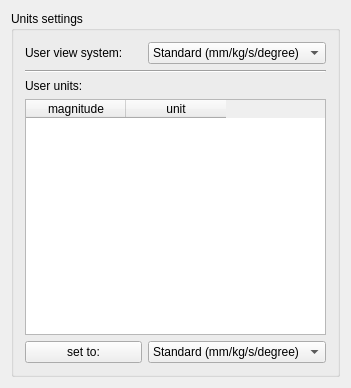
<?xml version="1.0" encoding="UTF-8"?>
<ui version="4.0">
 <class>Gui::Dialog::DlgSettingsUnits</class>
 <widget class="QWidget" name="Gui::Dialog::DlgSettingsUnits">
  <property name="geometry">
   <rect>
    <x>0</x>
    <y>0</y>
    <width>351</width>
    <height>388</height>
   </rect>
  </property>
  <property name="windowTitle">
   <string>Units</string>
  </property>
  <layout class="QVBoxLayout" name="verticalLayout_2">
   <item>
    <widget class="QGroupBox" name="GroupBox6">
     <property name="title">
      <string>Units settings</string>
     </property>
     <layout class="QVBoxLayout" name="verticalLayout">
      <item>
       <layout class="QHBoxLayout" name="horizontalLayout">
        <item>
         <widget class="QLabel" name="label">
          <property name="text">
           <string>User view system:</string>
          </property>
         </widget>
        </item>
        <item>
         <widget class="QComboBox" name="comboBox_ViewSystem">
          <item>
           <property name="text">
            <string>Standard (mm/kg/s/degree)</string>
           </property>
          </item>
          <item>
           <property name="text">
            <string>MKS (m/kg/s/degree)</string>
           </property>
          </item>
          <item>
           <property name="text">
            <string>Imperial</string>
           </property>
          </item>
         </widget>
        </item>
       </layout>
      </item>
      <item>
       <widget class="Line" name="line">
        <property name="orientation">
         <enum>Qt::Horizontal</enum>
        </property>
       </widget>
      </item>
      <item>
       <widget class="QLabel" name="label_2">
        <property name="text">
         <string>User units:</string>
        </property>
       </widget>
      </item>
      <item>
       <widget class="QTableWidget" name="tableWidget">
        <property name="sizePolicy">
         <sizepolicy hsizetype="Expanding" vsizetype="MinimumExpanding">
          <horstretch>0</horstretch>
          <verstretch>0</verstretch>
         </sizepolicy>
        </property>
        <column>
         <property name="text">
          <string>magnitude</string>
         </property>
        </column>
        <column>
         <property name="text">
          <string>unit</string>
         </property>
        </column>
       </widget>
      </item>
      <item>
       <layout class="QHBoxLayout" name="horizontalLayout_2">
        <item>
         <widget class="QPushButton" name="pushButton">
          <property name="text">
           <string>set to:</string>
          </property>
         </widget>
        </item>
        <item>
         <widget class="QComboBox" name="comboBox_ResetSystem">
          <item>
           <property name="text">
            <string>Standard (mm/kg/s/degree)</string>
           </property>
          </item>
          <item>
           <property name="text">
            <string>MKS (m/kg/s/degree)</string>
           </property>
          </item>
          <item>
           <property name="text">
            <string>Imperial</string>
           </property>
          </item>
         </widget>
        </item>
       </layout>
      </item>
     </layout>
    </widget>
   </item>
  </layout>
 </widget>
 <layoutdefault spacing="6" margin="11"/>
 <pixmapfunction>qPixmapFromMimeSource</pixmapfunction>
 <resources/>
 <connections/>
</ui>
